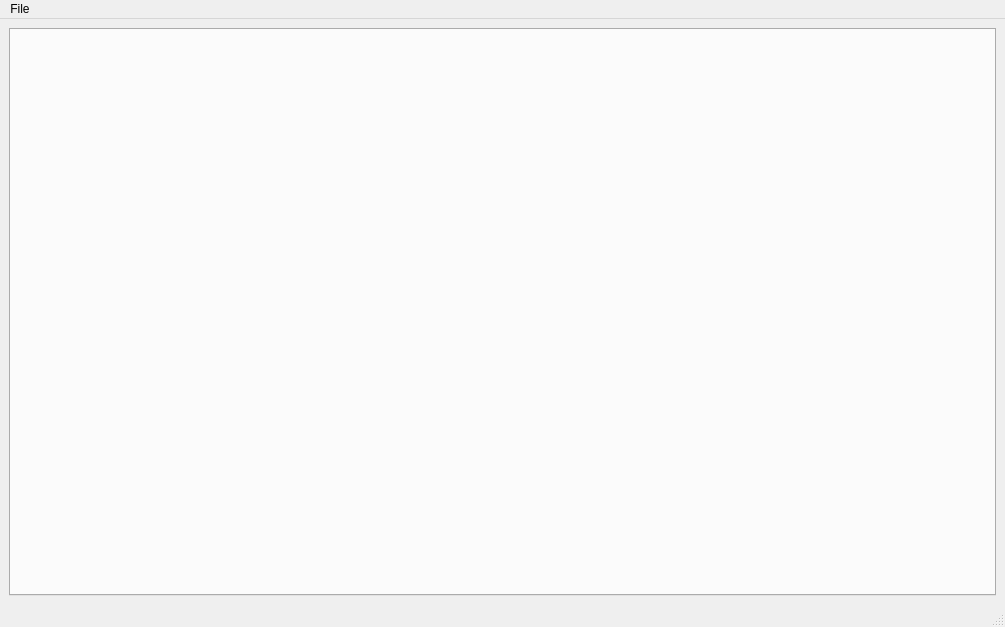
<?xml version="1.0" encoding="UTF-8"?>
<ui version="4.0">
 <class>MainWindow</class>
 <widget class="QMainWindow" name="MainWindow">
  <property name="geometry">
   <rect>
    <x>0</x>
    <y>0</y>
    <width>1005</width>
    <height>627</height>
   </rect>
  </property>
  <property name="windowTitle">
   <string>MainWindow</string>
  </property>
  <widget class="QWidget" name="centralwidget">
   <layout class="QHBoxLayout" name="horizontalLayout">
    <item>
     <widget class="QTabWidget" name="tabWidget">
      <property name="currentIndex">
       <number>-1</number>
      </property>
     </widget>
    </item>
   </layout>
  </widget>
  <widget class="QMenuBar" name="menubar">
   <property name="geometry">
    <rect>
     <x>0</x>
     <y>0</y>
     <width>1005</width>
     <height>21</height>
    </rect>
   </property>
   <widget class="QMenu" name="menuFile">
    <property name="title">
     <string>File</string>
    </property>
    <addaction name="actionNew"/>
    <addaction name="actionSave"/>
    <addaction name="actionOpen"/>
   </widget>
   <addaction name="menuFile"/>
  </widget>
  <widget class="QStatusBar" name="statusbar"/>
  <action name="actionSave">
   <property name="text">
    <string>Save</string>
   </property>
   <property name="shortcut">
    <string>Ctrl+S</string>
   </property>
  </action>
  <action name="actionOpen">
   <property name="text">
    <string>Open</string>
   </property>
   <property name="shortcut">
    <string>Ctrl+O</string>
   </property>
  </action>
  <action name="actionNew">
   <property name="text">
    <string>New</string>
   </property>
   <property name="shortcut">
    <string>Ctrl+S</string>
   </property>
  </action>
 </widget>
 <resources/>
 <connections/>
</ui>
